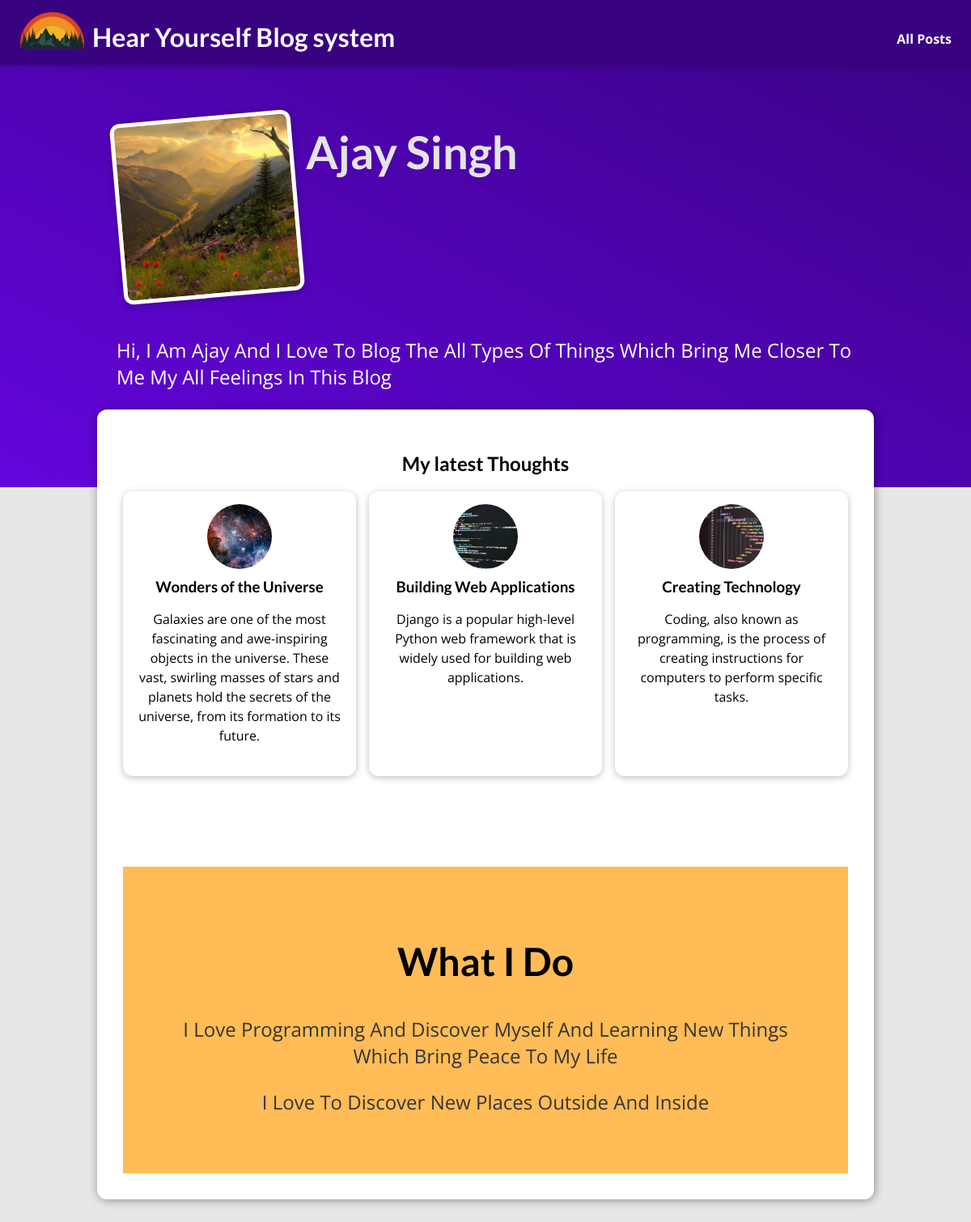
The page / on the database its author committed.
### blog/models.py (models this page shows, shortened)
class addPost(models.Model):
    slug = models.CharField(max_length=30, null=True)
    image = models.CharField(max_length=15, null=True)
    author = models.CharField(max_length=15, null=True)
    date = models.DateField(("Date"), default=date.today)
    title =models.CharField(max_length=50, null=True)
    shortContent = models.TextField(null=True)
    content = tinymce_models.HTMLField()

### blog/views.py (the view)
# urls.py: path("", views.starting_page, name="starting-page"),
def starting_page(request):
    allpost = addPost.objects.all()
    latest_posts = allpost[len(allpost)-3:]if(len(allpost) >=3) else allpost
    return render(request, "blog/index.html",{
        "posts": latest_posts
    })

### blog/templates/blog/index.html (shortened to what this page needs)
{% extends "base.html" %} {% load static %}  {% block css_files %}
<link rel="stylesheet" href="{% static 'blog/post.css' %}" />
<link rel="stylesheet" href="{% static 'blog/index.css' %}" />
{% endblock %} {% block content%}
<section id="welcome">
  <header>
    <img
      src="{% static 'blog/images/mountain.jpg' %}"
      alt="Rohit - The Author of this Blog"
    />
    <h2>Ajay Singh</h2>
  </header>
  <p>
    Hi, I am Ajay and I love to Blog the all types of things which bring me
    closer to me my all feelings in this blog
  </p>
</section>
<section id="latest-posts">
  <h2>My latest Thoughts</h2>
  <ul>
    {% for post in posts %} {% include "blog/includes/post.html" %} {% endfor %}
  </ul>
  <section id="about">
    <h2>What I Do</h2>
    <p>
      i love programming and discover myself and learning new things which bring
      peace to my life
    </p>
    <p>i love to discover new places outside and inside</p>
  </section>
</section>
{% endblock %}

### blog/templates/blog/includes/post.html
{% load static %}
<li>
    <article class="post">
        <a href="{% url "post-detail-page" post.slug %}">
            <img src="{% static "blog/images/"|add:post.image %}" alt="{{ post.title }}" />
            <div class="post__content">
                <h3>{{ post.title }}</h3>
                <p>
                     {{ post.shortContent|linebreaksbr }}
                </p>
            </div>
        </a>
    </article>
</li>

### static/app.css (style rules this page uses)
* { box-sizing: border-box; }
html { font-family: 'Open Sans', 'Lato', sans-serif; }
body { margin: 0; }
body { background-color: #e7e7e7; }
h1, h2, h3 { font-family: 'Lato', sans-serif; font-weight: bold; }

### blog/static/blog/post.css (style rules this page uses)
.post { display: flex; flex-direction: column; align-items: center; text-align: center; margin-bottom: 2em; margin-left: auto; margin-right: auto; width: -moz-available }
.post a { text-decoration: none; color: black; transition: all 0.2s ease; padding: 1rem; overflow: hidden; line-height: 1.5em; }
.post a { height: 22rem; transform-origin: center; box-shadow: 0 2px 8px rgba(0, 0, 0, 0.25); border-radius: 12px; background-color: white; width: inherit; }
.post img { width: 5rem; height: 5rem; object-fit: cover; border-radius: 50%; }
.post h3 { margin: 0.25rem 0; }

### blog/static/blog/index.css (style rules this page uses)
#welcome { background: linear-gradient(to right top, #6305dd, #390281); padding: 6rem 12%; }
#welcome header { display: flex; align-items: flex-start; margin: 3rem auto; }
#welcome img { width: 14rem; height: 14rem; object-fit: cover; object-position: top; border: 5px solid white; border-radius: 12px; background-color: #ffe1bf; transform: rotateZ(-5deg); box-shadow: 0 2px 8px rgba(0, 0, 0, 0.25); }
#welcome h2 { font-size: 3.5rem; margin-top: 10px; margin-left: 10px; color: #e4e4e4; }
#welcome p { color: white; text-transform: capitalize; font-size: 1.5rem; }
#latest-posts { background-color: white; padding: 2rem; border-radius: 12px; width: 60rem; margin: -6rem auto 2rem auto; box-shadow: 1px 1px 12px rgba(0, 0, 0, 0.4); }
#latest-posts h2, h3 { text-align: center; }
#latest-posts ul { list-style: none; margin: 0; padding: 0; display: flex; gap: 1rem; }
#latest-posts li { flex: 1; }
#about { text-align: center; padding: 3rem; background-color: #ffbc57; margin-top: 5rem; }
#about h2 { font-size: 3rem; }
#about p { font-size: 1.5rem; text-transform: capitalize; color: #353535; }

### rows shown on the page
addPost: image (picture), title "Wonders of the Universe", shortContent "Galaxies are one of the most fascinating and awe-inspiring objects in the universe. These vast, swirling masses of stars and planets hold the secrets of the universe, from its formation to its future."
addPost: image (picture), title "Building Web Applications", shortContent "Django is a popular high-level Python web framework that is widely used for building web applications."
addPost: image (picture), title "Creating Technology", shortContent "Coding, also known as programming, is the process of creating instructions for computers to perform specific tasks."
